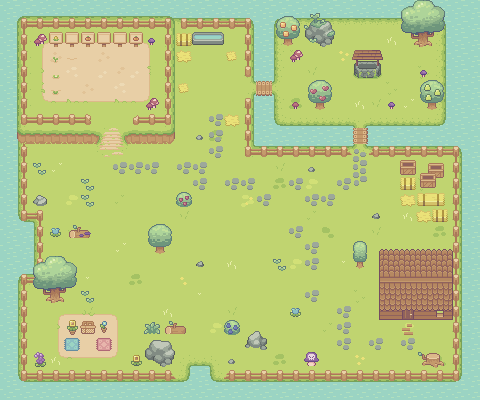

This is a level from a 2D game, rendered from its Tiled map with the project's own tilesets. A one-line summary and the map file follow, with tile-layer data summarised:
An orthogonal 30x25 tile map with 16x16 px tiles, 6 tile layers (limbo, base, base2, base3, ...).

<map version="1.10" tiledversion="1.10.1" orientation="orthogonal" renderorder="right-down" width="30" height="25" tilewidth="16" tileheight="16" infinite="0" nextlayerid="7" nextobjectid="1">
 <tileset firstgid="1" source="fazenda/geral.tsx" />
 <layer id="1" name="limbo" width="30" height="25" locked="1">
  <data>[750 cells, 750 non-empty, 4 distinct tile ids]</data>
 </layer>
 <layer id="2" name="base" width="30" height="25">
  <data>[750 cells, 615 non-empty, 29 distinct tile ids]</data>
 </layer>
 <layer id="6" name="base2" width="30" height="25">
  <data>[750 cells, 150 non-empty, 54 distinct tile ids]</data>
 </layer>
 <layer id="3" name="base3" width="30" height="25">
  <data>[750 cells, 108 non-empty, 16 distinct tile ids]</data>
 </layer>
 <layer id="4" name="objectsBase" width="30" height="25">
  <data>[750 cells, 84 non-empty, 59 distinct tile ids]</data>
 </layer>
 <layer id="5" name="objects" width="30" height="25">
  <data>[750 cells, 61 non-empty, 40 distinct tile ids]</data>
 </layer>
</map>
